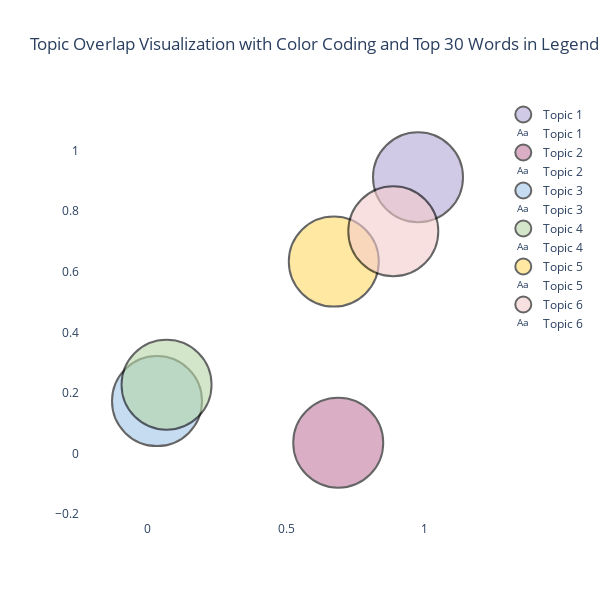

The notebook cell this image was saved under:
### Code cell
# Function to calculate the overlap between topics
def get_topic_overlap(lda, tfidf_vectorizer, num_topics):
    words = np.array(tfidf_vectorizer.get_feature_names_out())
    topic_vectors = []

    # Construct topic vectors using the highest-weighted words
    for topic in lda.components_:
        topic_vector = np.zeros(len(words))
        for idx in topic.argsort()[-10:]:  # Top 10 words for each topic
            topic_vector[idx] = topic[idx]
        topic_vectors.append(topic_vector)

    similarity_matrix = cosine_similarity(topic_vectors)
    return similarity_matrix, words

# Calculate the topic similarity and get the words
similarity_matrix, words = get_topic_overlap(lda, tfidf_vectorizer, num_topics)

# Create a dataframe to hold the x and y coordinates for the circles
topic_positions = np.random.rand(num_topics, 2)  # Random initial positions for topics

# Create the plotly figure
fig = go.Figure()

# Add circles for each topic with distinct colors
for i in range(num_topics):
    # Use a random position for each circle
    x_pos, y_pos = topic_positions[i]

    # Add the circle for the current topic with a specific color
    fig.add_trace(go.Scatter(
        x=[x_pos], y=[y_pos], mode="markers", marker=dict(
            size=90, opacity=0.6, line=dict(width=2, color="black"),
            symbol="circle", color=color_sequence[i], sizemode="diameter"),
        name=f"Topic {i + 1}"
    ))

    # Get the top 30 words for the current topic
    top_words = [words[idx] for idx in lda.components_[i].argsort()[-30:]]

    # Add the topic name with top words to the legend (display only the name)
    fig.add_trace(go.Scatter(
        x=[None], y=[None], mode="text", text=[f"Topic {i + 1}: " + ', '.join(top_words)],
        showlegend=True, name=f"Topic {i + 1}"
    ))

# Overlay the circles based on similarity
for i in range(num_topics):
    for j in range(i + 1, num_topics):
        similarity_score = similarity_matrix[i, j]

        if similarity_score > 0.5:  # Only draw lines for significant overlaps

            # Calculate the overlap based on the similarity score
            x_overlap = [topic_positions[i][0], topic_positions[j][0]]
            y_overlap = [topic_positions[i][1], topic_positions[j][1]]

            # Draw a line (representing overlap) between the topics
            fig.add_trace(go.Scatter(
                x=x_overlap, y=y_overlap, mode='lines', line=dict(width=2, color="black"),
                opacity=similarity_score, showlegend=False
            ))

# Set layout to make it more readable and reduce the size of the plot
fig.update_layout(
    title="Topic Overlap Visualization with Color Coding and Top 30 Words in Legend",
    xaxis=dict(showgrid=False, zeroline=False),
    yaxis=dict(showgrid=False, zeroline=False),
    showlegend=True,
    plot_bgcolor="white",
    width=600,
    height=600
)

fig.show()

### Figure 1 — Plotly figure (JSON) as saved in the notebook; plotly's stock layout.template omitted (floating-point values rounded to 4 significant figures)
{"data": [{"marker": {"color": "#b4a7d6", "line": {"color": "black", "width": 2}, "opacity": 0.6, "size": 90, "sizemode": "diameter", "symbol": "circle"}, "mode": "markers", "name": "Topic 1", "type": "scatter", "x": [0.9754], "y": [0.9125]}, {"mode": "text", "name": "Topic 1", "showlegend": true, "text": ["Topic 1: patients, dna, used, specific, pathogenic, based, agglutination, using, sera, lipl32, vaccines, tests, samples, specificity, rapid, antigen, recombinant, sensitivity, diagnostic, leptospira, igm, mat, detection, vaccine, leptospirosis, elisa, diagnosis, pcr, test, assay"], "type": "scatter", "x": [null], "y": [null]}, {"marker": {"color": "#c27ba0", "line": {"color": "black", "width": 2}, "opacity": 0.6, "size": 90, "sizemode": "diameter", "symbol": "circle"}, "mode": "markers", "name": "Topic 2", "type": "scatter", "x": [0.688], "y": [0.03518]}, {"mode": "text", "name": "Topic 2", "showlegend": true, "text": ["Topic 2: investigate, economic, old, children, farms, causing, viral, estimate, abortion, rodent, model, new, chronic, district, cattle, vaccination, herd, southern, virus, reproductive, herds, dairy, bovine, farm, cows, zealand, deer, hantavirus, lanka, sri"], "type": "scatter", "x": [null], "y": [null]}, {"marker": {"color": "#9fc5e8", "line": {"color": "black", "width": 2}, "opacity": 0.6, "size": 90, "sizemode": "diameter", "symbol": "circle"}, "mode": "markers", "name": "Topic 3", "type": "scatter", "x": [0.0349], "y": [0.1727]}, {"mode": "text", "name": "Topic 3", "showlegend": true, "text": ["Topic 3: mortality, respiratory, year, jaundice, symptoms, associated, dengue, old, involvement, manifestations, infection, weil, illness, cases, diagnosis, treatment, report, syndrome, patient, disease, fever, failure, renal, pulmonary, case, clinical, acute, severe, patients, leptospirosis"], "type": "scatter", "x": [null], "y": [null]}, {"marker": {"color": "#b6d7a8", "line": {"color": "black", "width": 2}, "opacity": 0.6, "size": 90, "sizemode": "diameter", "symbol": "circle"}, "mode": "markers", "name": "Topic 4", "type": "scatter", "x": [0.06934], "y": [0.2268]}, {"mode": "text", "name": "Topic 4", "showlegend": true, "text": ["Topic 4: gene, surface, role, outer, serovar, model, genes, mice, strain, hamsters, membrane, leptospires, pathogenesis, il, infection, binding, leptospirosis, response, cell, virulence, immune, cells, expression, host, leptospiral, pathogenic, protein, proteins, interrogans, leptospira"], "type": "scatter", "x": [null], "y": [null]}, {"marker": {"color": "#ffd966", "line": {"color": "black", "width": 2}, "opacity": 0.6, "size": 90, "sizemode": "diameter", "symbol": "circle"}, "mode": "markers", "name": "Topic 5", "type": "scatter", "x": [0.6719], "y": [0.6337]}, {"mode": "text", "name": "Topic 5", "showlegend": true, "text": ["Topic 5: zoonotic, rodents, transmission, associated, brazil, urban, incidence, seroprevalence, humans, positive, spp, animal, cattle, serovar, prevalence, species, serovars, samples, health, infection, factors, human, dogs, animals, cases, study, disease, risk, leptospira, leptospirosis"], "type": "scatter", "x": [null], "y": [null]}, {"marker": {"color": "#f4cccc", "line": {"color": "black", "width": 2}, "opacity": 0.6, "size": 90, "sizemode": "diameter", "symbol": "circle"}, "mode": "markers", "name": "Topic 6", "type": "scatter", "x": [0.8863], "y": [0.734]}, {"mode": "text", "name": "Topic 6", "showlegend": true, "text": ["Topic 6: emergence, change, factors, neglected, human, global, asia, risk, borne, zoonoses, public, tropical, zoonotic, emerging, burden, countries, infectious, climate, dengue, disease, review, india, malaria, fever, infections, health, leptospirosis, scrub, diseases, typhus"], "type": "scatter", "x": [null], "y": [null]}], "layout": {"height": 600, "plot_bgcolor": "white", "showlegend": true, "title": {"text": "Topic Overlap Visualization with Color Coding and Top 30 Words in Legend"}, "width": 600, "xaxis": {"showgrid": false, "zeroline": false}, "yaxis": {"showgrid": false, "zeroline": false}}}
